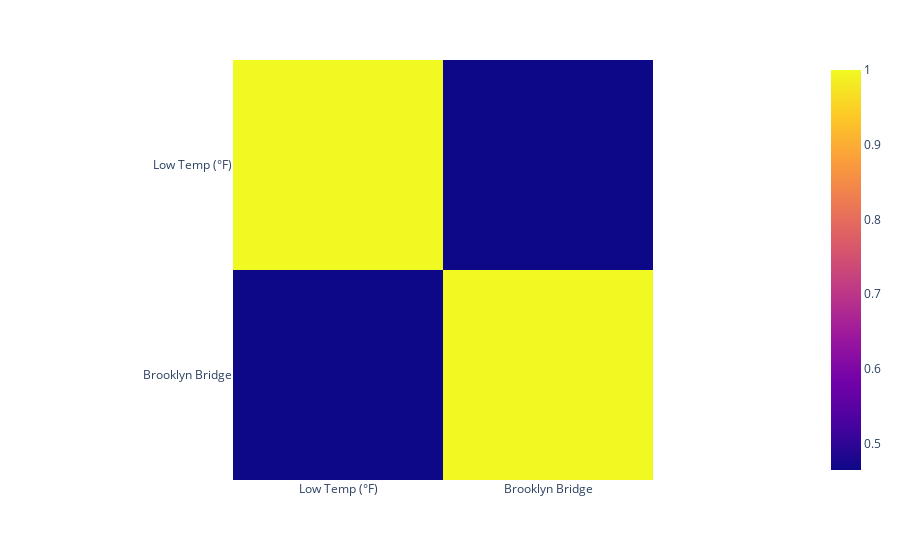

The notebook cell saved with this chart:
### Code cell
px.imshow(corrM)

### Figure 1 — Plotly figure (JSON) as saved in the notebook; plotly's stock layout.template omitted (floating-point values rounded to 4 significant figures)
{"data": [{"coloraxis": "coloraxis", "hovertemplate": "x: %{x}<br>y: %{y}<br>color: %{z}<extra></extra>", "name": "0", "type": "heatmap", "x": ["Low Temp (°F)", "Brooklyn Bridge"], "xaxis": "x", "y": ["Low Temp (°F)", "Brooklyn Bridge"], "yaxis": "y", "z": [[1, 0.4646], [0.4646, 1]]}], "layout": {"coloraxis": {"colorscale": [[0, "#0d0887"], [0.1111, "#46039f"], [0.2222, "#7201a8"], [0.3333, "#9c179e"], [0.4444, "#bd3786"], [0.5556, "#d8576b"], [0.6667, "#ed7953"], [0.7778, "#fb9f3a"], [0.8889, "#fdca26"], [1, "#f0f921"]]}, "margin": {"t": 60}, "xaxis": {"anchor": "y", "constrain": "domain", "domain": [0, 1], "scaleanchor": "y"}, "yaxis": {"anchor": "x", "autorange": "reversed", "constrain": "domain", "domain": [0, 1]}}}
